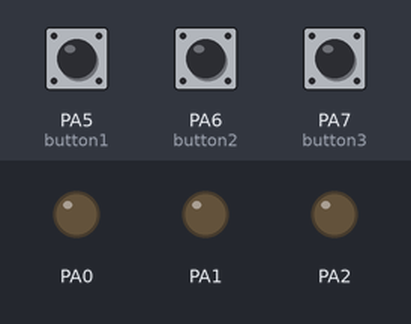
Simulated run of this sketch. Board: STM32 Blue Pill. Shown: output pins drawn as LEDs (lit = HIGH). The inputs (shaded band) are chosen by the test bench; at power-on: PA5 (button1) LOW, PA6 (button2) LOW, PA7 (button3) LOW.

Above: at 1.2 s.
1.3 s: PA5 (button1) pulled HIGH for 0.15 s
At 1.37 s:
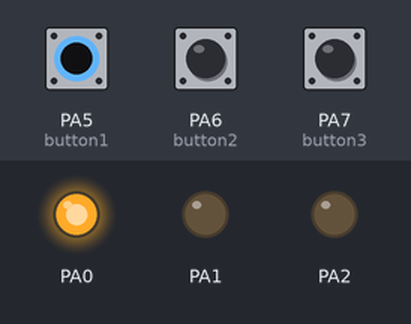
2.9 s: PA6 (button2) pulled HIGH for 0.15 s
At 2.97 s:
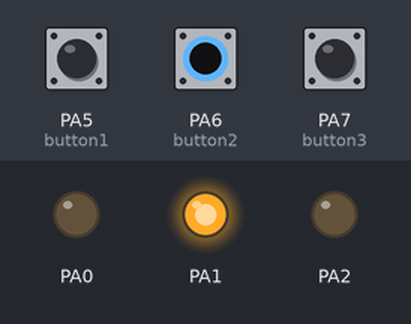
4.5 s: PA7 (button3) pulled HIGH for 0.15 s
At 4.57 s:
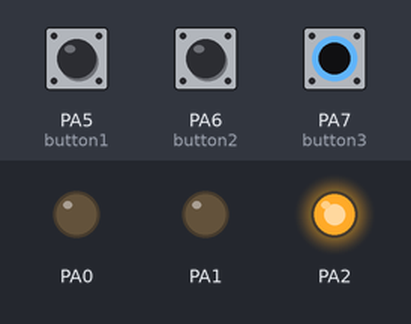
6.1 s: PA7 (button3) pulled HIGH for 3.2 s
At 9.6 s:
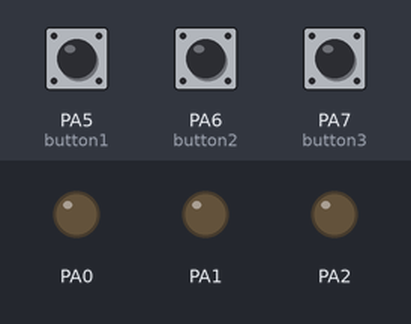
10.8 s: PA5 (button1) pulled HIGH for 3.2 s
At 12.0 s:
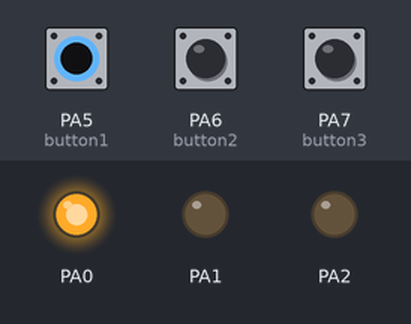
15.5 s: PA5 (button1) driven HIGH and PA6 (button2) driven HIGH
At 16.8 s:
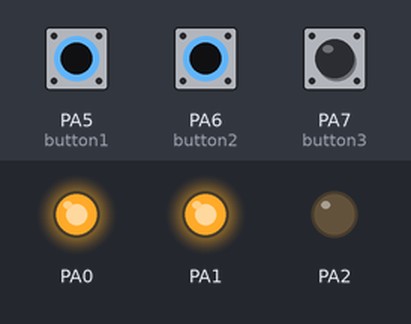
Timing chart, 0 to 18.0 s (numbered marks = the images above; inputs shaded):
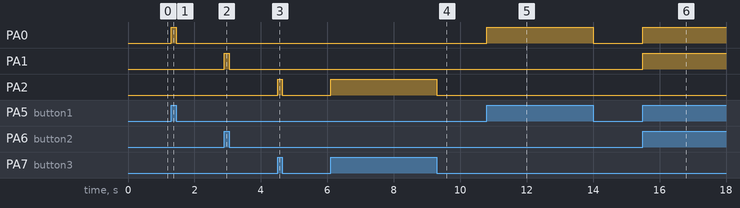

The sketch:

STM32_LED_Button.ino
```cpp
int R =PA0;
int Y =PA1;
int G =PA2;

int button1 =PA5;
int button2 =PA6;
int button3 =PA7;

void setup() {
  pinMode(PA0,OUTPUT);
  pinMode(PA1,OUTPUT);
  pinMode(PA2,OUTPUT);
  pinMode(PA5,INPUT);
  pinMode(PA6,INPUT);
  pinMode(PA7,INPUT);

}

void loop() {
  int readbutton1=digitalRead(button1);
  int readbutton2=digitalRead(button2);
  int readbutton3=digitalRead(button3);

  if (readbutton1==1){
  digitalWrite(PA0,HIGH);
  }else{
    digitalWrite(PA0,LOW);
  }
    if (readbutton2==1){
  digitalWrite(PA1,HIGH);
  }else{
    digitalWrite(PA1,LOW);
  }
 if (readbutton3==1){
  digitalWrite(PA2,HIGH);
  }else{
    digitalWrite(PA2,LOW);
  }

}
```

Measured:
- after the input at 1.3 s, PA0: LOW → HIGH at once, → LOW 0.15 s later
- after the input at 2.9 s, PA1: LOW → HIGH at once, → LOW 0.15 s later
- after the input at 4.5 s, PA2: LOW → HIGH at once, → LOW 0.15 s later
- after the input at 6.1 s, PA2: LOW → HIGH at once, → LOW 3.2 s later
- after the input at 10.8 s, PA0: LOW → HIGH at once, → LOW 3.2 s later
- after the input at 15.5 s, PA0, PA1: LOW → HIGH at once
